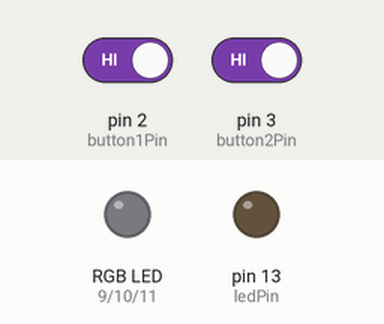
This sketch was run on a simulated Arduino Uno, built with avr-gcc and run on an emulated ATmega328P. Shown: an RGB LED mixed from three pins (HIGH = lit), output pins drawn as LEDs (lit = HIGH). Inputs (shaded band) come from the test bench; at power-on: pin 3 (button2Pin) HIGH, pin 2 (button1Pin) HIGH. Dim RGB values are drawn brighter than linear.

Above: at 16.8 s.
16.9 s: pin 3 (button2Pin) driven LOW
At 24.15 s:
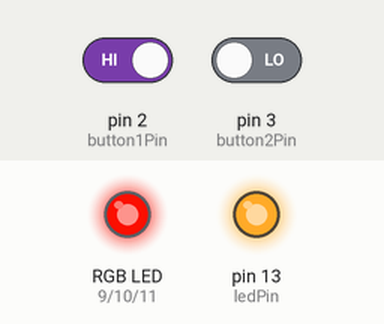
26.4 s: pin 2 (button1Pin) driven LOW and pin 3 (button2Pin) driven HIGH
At 32.3 s:
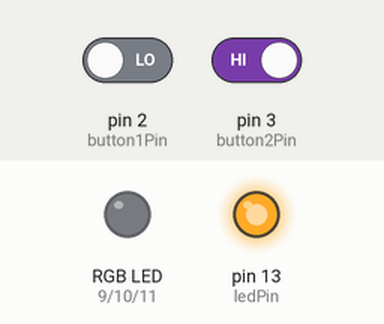
34.4 s: pin 3 (button2Pin) driven LOW
At 41.5 s:
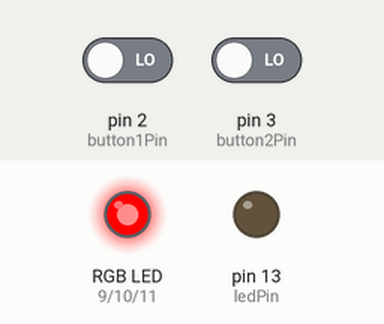
42.4 s: pin 2 (button1Pin) driven HIGH
At 48.45 s:
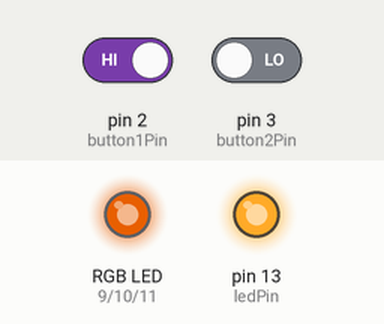
50.4 s: pin 2 (button1Pin) driven LOW
At 55.97 s:
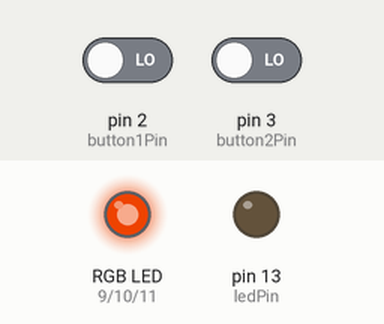
58.4 s: pin 2 (button1Pin) driven HIGH
Timing chart, 0 to 79.6 s (numbered marks = the images above; inputs shaded):
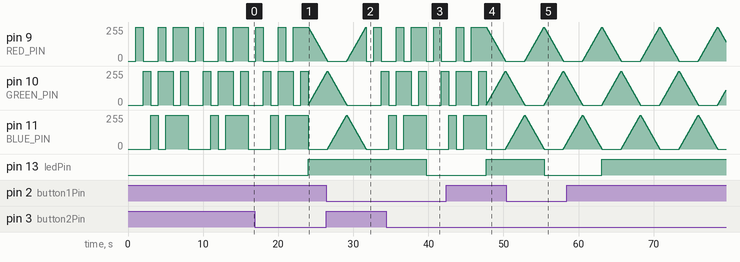

The sketch:

twoButtonLEDControl.ino
```cpp
/*

  Referenced code from the Vilros Ultimate Starter Guide.
  Example 5 (Push Buttons) and Example 8 (A Single Servo)


  TODO: Get button debouncing working
  TODO: Refactor so code is a bit more readable
  TODO: Figure out how to get a better test harnes for embedded code.

*/

//#include <Servo.h>  // servo library

// First we'll set up constants for the pin numbers.
// This will make it easier to follow the code below.

const int button1Pin = 2;  // pushbutton 1 pin
const int button2Pin = 3;  // pushbutton 2 pin
const int ledPin =  13;    // LED pin

const int RED_PIN = 9;
const int GREEN_PIN = 10;
const int BLUE_PIN = 11;

int spectrum = false;

//int inDebounce = true;
//long lastDebounceTime = 0;  // the last time the output pin was toggled
//long debounceDelay = 50;    // the debounce time; increase if the output flickers

//const int servoPin = 9;
//Servo servo1;  // servo control object
//int servoDirection = -1; //Figure out which one is left and which one is right
//int servoPosition = 0; // Consider rolling an enum.. LEFT (-1), STOP(0), RIGHT (1) for this portion of the logic

int DISPLAY_TIME = 100;  // In milliseconds


void setup()
{
  // Set up the pushbutton pins to be an input:
  pinMode(button1Pin, INPUT);
  pinMode(button2Pin, INPUT);

  // Set up the LED pin to be an output:
  pinMode(ledPin, OUTPUT);

//  servo1.attach(servoPin);

    // Here we'll configure the Arduino pins we're using to
  // drive the LED to be outputs:

  pinMode(RED_PIN, OUTPUT);
  pinMode(GREEN_PIN, OUTPUT);
  pinMode(BLUE_PIN, OUTPUT);
}


void loop()
{
  int button1State, button2State;  // variables to hold the pushbutton states

  // Since a pushbutton has only two states (pushed or not pushed),
  // we've run them into digital inputs. To read an input, we'll
  // use the digitalRead() function. This function takes one
  // parameter, the pin number, and returns either HIGH (5V)
  // or LOW (GND).

  ///////////////////////
  //Figure out if the servo should move

  // Here we'll read the current pushbutton states into
  // two variables:

  button1State = digitalRead(button1Pin);
  button2State = digitalRead(button2Pin);

  if (((button1State == LOW) && (button2State == LOW)) /*|| inDebounce*/)
  {
    //Stop the motion if it is moving
    digitalWrite(ledPin, LOW);  // turn the LED on

  } else if((button1State == LOW))
  {
    //Move Left
    digitalWrite(ledPin, HIGH);  // turn the LED on
    spectrum = false;

  } else if(button2State == LOW)
  {
    //Move Right
    digitalWrite(ledPin, HIGH);  // turn the LED on
    spectrum = true;
  }


  /////////////////////////////////
  //Move Servo


  // Look into replacing this with a 'constrain'
  if(spectrum) {
   //spectrum
   showSpectrum();
  } else {
    //alternate
      mainColors();
  }

}

void mainColors()
{
  // Off (all LEDs off):

  digitalWrite(RED_PIN, LOW);
  digitalWrite(GREEN_PIN, LOW);
  digitalWrite(BLUE_PIN, LOW);

  delay(1000);

  // Red (turn just the red LED on):

  digitalWrite(RED_PIN, HIGH);
  digitalWrite(GREEN_PIN, LOW);
  digitalWrite(BLUE_PIN, LOW);

  delay(1000);

  // Green (turn just the green LED on):

  digitalWrite(RED_PIN, LOW);
  digitalWrite(GREEN_PIN, HIGH);
  digitalWrite(BLUE_PIN, LOW);

  delay(1000);

  // Blue (turn just the blue LED on):

  digitalWrite(RED_PIN, LOW);
  digitalWrite(GREEN_PIN, LOW);
  digitalWrite(BLUE_PIN, HIGH);

  delay(1000);

  // Yellow (turn red and green on):

  digitalWrite(RED_PIN, HIGH);
  digitalWrite(GREEN_PIN, HIGH);
  digitalWrite(BLUE_PIN, LOW);

  delay(1000);

  // Cyan (turn green and blue on):

  digitalWrite(RED_PIN, LOW);
  digitalWrite(GREEN_PIN, HIGH);
  digitalWrite(BLUE_PIN, HIGH);

  delay(1000);

  // Purple (turn red and blue on):

  digitalWrite(RED_PIN, HIGH);
  digitalWrite(GREEN_PIN, LOW);
  digitalWrite(BLUE_PIN, HIGH);

  delay(1000);

  // White (turn all the LEDs on):

  digitalWrite(RED_PIN, HIGH);
  digitalWrite(GREEN_PIN, HIGH);
  digitalWrite(BLUE_PIN, HIGH);

  delay(1000);
}


// Below are two more functions we've written,
// showSpectrum() and showRGB().

// showRGB() displays a single color on the RGB LED.
// You call showRGB() with the number of a color you want
// to display.

// showSpectrum() steps through all the colors of the RGB LED,
// displaying a rainbow. showSpectrum() actually calls showRGB()
// over and over to do this.

// We'll often break tasks down into individual functions like
// this, which makes your sketches easier to follow, and once
// you have a handy function, you can reuse it in your other
// programs.


// showSpectrum()

// This function steps through all the colors of the RGB LED.
// It does this by stepping a variable from 0 to 768 (the total
// number of colors), and repeatedly calling showRGB() to display
// the individual colors.

// In this function, we're using a "for() loop" to step a variable
// from one value to another, and perform a set of instructions
// for each step. For() loops are a very handy way to get numbers
// to count up or down.

// Every for() loop has three statements separated by semicolons:

//   1. Something to do before starting

//   2. A test to perform; as long as it's true,
//      it will keep looping

//   3. Something to do after each loop (usually
//      increase a variable)

// For the for() loop below, these are the three statements:

//   1. x = 0;     Before starting, make x = 0.

//   2. x < 768;   While x is less than 768, run the
//                 following code.

//   3. x++        Putting "++" after a variable means
//                 "add one to it". (You can also use "x = x + 1")

// Every time you go through the loop, the statements following
// the loop (those within the brackets) will run.

// And when the test in statement 2 is finally false, the sketch
// will continue.


void showSpectrum()
{
  int x;  // define an integer variable called "x"

  // Now we'll use a for() loop to make x count from 0 to 767
  // (Note that there's no semicolon after this line!
  // That's because the for() loop will repeat the next
  // "statement", which in this case is everything within
  // the following brackets {} )

  for (x = 0; x < 768; x++)

  // Each time we loop (with a new value of x), do the following:

  {
    showRGB(x);  // Call RGBspectrum() with our new x
    delay(10);   // Delay for 10 ms (1/100th of a second)
  }
}


// showRGB()

// This function translates a number between 0 and 767 into a
// specific color on the RGB LED. If you have this number count
// through the whole range (0 to 767), the LED will smoothly
// change color through the entire spectrum.

// The "base" numbers are:
// 0   = pure red
// 255 = pure green
// 511 = pure blue
// 767 = pure red (again)

// Numbers between the above colors will create blends. For
// example, 640 is midway between 512 (pure blue) and 767
// (pure red). It will give you a 50/50 mix of blue and red,
// resulting in purple.

// If you count up from 0 to 767 and pass that number to this
// function, the LED will smoothly fade between all the colors.
// (Because it starts and ends on pure red, you can start over
// at 0 without any break in the spectrum).


void showRGB(int color)
{
  int redIntensity;
  int greenIntensity;
  int blueIntensity;

  // Here we'll use an "if / else" statement to determine which
  // of the three (R,G,B) zones x falls into. Each of these zones
  // spans 255 because analogWrite() wants a number from 0 to 255.

  // In each of these zones, we'll calculate the brightness
  // for each of the red, green, and blue LEDs within the RGB LED.

  if (color <= 255)          // zone 1
  {
    redIntensity = 255 - color;    // red goes from on to off
    greenIntensity = color;        // green goes from off to on
    blueIntensity = 0;             // blue is always off
  }
  else if (color <= 511)     // zone 2
  {
    redIntensity = 0;                     // red is always off
    greenIntensity = 255 - (color - 256); // green on to off
    blueIntensity = (color - 256);        // blue off to on
  }
  else // color >= 512       // zone 3
  {
    redIntensity = (color - 512);         // red off to on
    greenIntensity = 0;                   // green is always off
    blueIntensity = 255 - (color - 512);  // blue on to off
  }

  // Now that the brightness values have been set, command the LED
  // to those values

  analogWrite(RED_PIN, redIntensity);
  analogWrite(BLUE_PIN, blueIntensity);
  analogWrite(GREEN_PIN, greenIntensity);
}
```

Measured:
- after the input at 16.9 s, pin 13 (ledPin): LOW → HIGH after 7.1 s
- after the input at 26.4 s, pin 10 (GREEN_PIN): goes on until 29.1 s, then stays 0/255
- after the input at 34.4 s, pin 13 (ledPin): HIGH → LOW after 5.3 s
- after the input at 42.4 s, pin 13 (ledPin): LOW → HIGH after 5.3 s
- after the input at 50.4 s, pin 13 (ledPin): HIGH → LOW after 5.0 s
